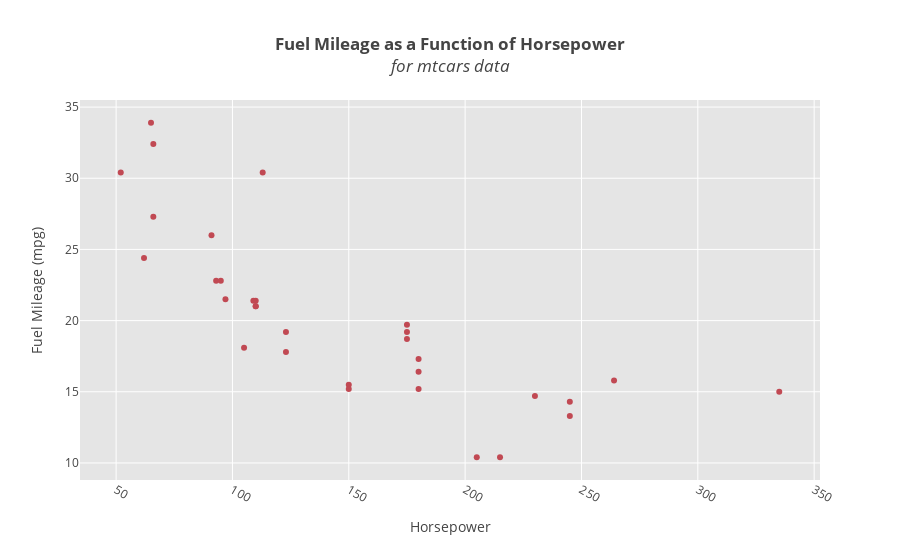

The notebook cell saved with this chart:
### Code cell
# build graph args 
args['names'] = names
args['colors'] = colors
args['title'] = '<b>Fuel Mileage as a Function of Horsepower</b><br><i>for mtcars data</i>'
args['xlab'] = 'Horsepower'
args['ylab'] = 'Fuel Mileage (mpg)'

# display plot
fig = scatterplot.create_graph(**args)

### Figure 1 — Plotly figure (JSON) as saved in the notebook; plotly's stock layout.template omitted (floating-point values rounded to 4 significant figures)
{"data": [{"marker": {"color": ["#C14953", "#C14953", "#C14953", "#C14953", "#C14953", "#C14953", "#C14953", "#C14953", "#C14953", "#C14953", "#C14953", "#C14953", "#C14953", "#C14953", "#C14953", "#C14953", "#C14953", "#C14953", "#C14953", "#C14953", "#C14953", "#C14953", "#C14953", "#C14953", "#C14953", "#C14953", "#C14953", "#C14953", "#C14953", "#C14953", "#C14953", "#C14953"]}, "mode": "markers", "name": "mpg", "text": ["# Cylinders: 6.0<br># Carbs: 4.0<br># Gears: 4.0<br>Weight: 2.62", "# Cylinders: 6.0<br># Carbs: 4.0<br># Gears: 4.0<br>Weight: 2.875", "# Cylinders: 4.0<br># Carbs: 1.0<br># Gears: 4.0<br>Weight: 2.32", "# Cylinders: 6.0<br># Carbs: 1.0<br># Gears: 3.0<br>Weight: 3.215", "# Cylinders: 8.0<br># Carbs: 2.0<br># Gears: 3.0<br>Weight: 3.44", "# Cylinders: 6.0<br># Carbs: 1.0<br># Gears: 3.0<br>Weight: 3.46", "# Cylinders: 8.0<br># Carbs: 4.0<br># Gears: 3.0<br>Weight: 3.57", "# Cylinders: 4.0<br># Carbs: 2.0<br># Gears: 4.0<br>Weight: 3.19", "# Cylinders: 4.0<br># Carbs: 2.0<br># Gears: 4.0<br>Weight: 3.15", "# Cylinders: 6.0<br># Carbs: 4.0<br># Gears: 4.0<br>Weight: 3.44", "# Cylinders: 6.0<br># Carbs: 4.0<br># Gears: 4.0<br>Weight: 3.44", "# Cylinders: 8.0<br># Carbs: 3.0<br># Gears: 3.0<br>Weight: 4.07", "# Cylinders: 8.0<br># Carbs: 3.0<br># Gears: 3.0<br>Weight: 3.73", "# Cylinders: 8.0<br># Carbs: 3.0<br># Gears: 3.0<br>Weight: 3.78", "# Cylinders: 8.0<br># Carbs: 4.0<br># Gears: 3.0<br>Weight: 5.25", "# Cylinders: 8.0<br># Carbs: 4.0<br># Gears: 3.0<br>Weight: 5.4239999999999995", "# Cylinders: 8.0<br># Carbs: 4.0<br># Gears: 3.0<br>Weight: 5.345", "# Cylinders: 4.0<br># Carbs: 1.0<br># Gears: 4.0<br>Weight: 2.2", "# Cylinders: 4.0<br># Carbs: 2.0<br># Gears: 4.0<br>Weight: 1.615", "# Cylinders: 4.0<br># Carbs: 1.0<br># Gears: 4.0<br>Weight: 1.835", "# Cylinders: 4.0<br># Carbs: 1.0<br># Gears: 3.0<br>Weight: 2.465", "# Cylinders: 8.0<br># Carbs: 2.0<br># Gears: 3.0<br>Weight: 3.52", "# Cylinders: 8.0<br># Carbs: 2.0<br># Gears: 3.0<br>Weight: 3.435", "# Cylinders: 8.0<br># Carbs: 4.0<br># Gears: 3.0<br>Weight: 3.84", "# Cylinders: 8.0<br># Carbs: 2.0<br># Gears: 3.0<br>Weight: 3.845", "# Cylinders: 4.0<br># Carbs: 1.0<br># Gears: 4.0<br>Weight: 1.935", "# Cylinders: 4.0<br># Carbs: 2.0<br># Gears: 5.0<br>Weight: 2.14", "# Cylinders: 4.0<br># Carbs: 2.0<br># Gears: 5.0<br>Weight: 1.5130000000000001", "# Cylinders: 8.0<br># Carbs: 4.0<br># Gears: 5.0<br>Weight: 3.17", "# Cylinders: 6.0<br># Carbs: 6.0<br># Gears: 5.0<br>Weight: 2.77", "# Cylinders: 8.0<br># Carbs: 8.0<br># Gears: 5.0<br>Weight: 3.57", "# Cylinders: 4.0<br># Carbs: 2.0<br># Gears: 4.0<br>Weight: 2.78"], "type": "scatter", "uid": "1fce749b-9264-485b-8fd4-c7ec3167854a", "x": [110, 110, 93, 110, 175, 105, 245, 62, 95, 123, 123, 180, 180, 180, 205, 215, 230, 66, 52, 65, 97, 150, 150, 245, 175, 66, 91, 113, 264, 175, 335, 109], "y": [21, 21, 22.8, 21.4, 18.7, 18.1, 14.3, 24.4, 22.8, 19.2, 17.8, 16.4, 17.3, 15.2, 10.4, 10.4, 14.7, 32.4, 30.4, 33.9, 21.5, 15.5, 15.2, 13.3, 19.2, 27.3, 26, 30.4, 15.8, 19.7, 15, 21.4]}], "layout": {"hovermode": "closest", "plot_bgcolor": "rgb(229, 229, 229)", "title": "<b>Fuel Mileage as a Function of Horsepower</b><br><i>for mtcars data</i>", "xaxis": {"gridcolor": "rgb(255,255,255)", "tickangle": 30, "title": "Horsepower", "zerolinecolor": "rgb(255,255,255)"}, "yaxis": {"gridcolor": "rgb(255,255,255)", "title": "Fuel Mileage (mpg)", "zerolinecolor": "rgb(255,255,255)"}}}
